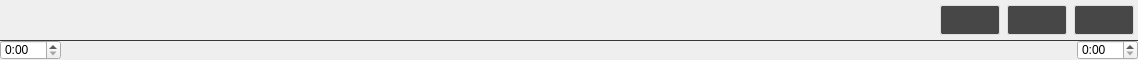
<?xml version="1.0" encoding="UTF-8"?>
<ui version="4.0">
 <class>MainTimelineWidget</class>
 <widget class="QWidget" name="MainTimelineWidget">
  <property name="geometry">
   <rect>
    <x>0</x>
    <y>0</y>
    <width>1138</width>
    <height>60</height>
   </rect>
  </property>
  <property name="sizePolicy">
   <sizepolicy hsizetype="Expanding" vsizetype="Fixed">
    <horstretch>0</horstretch>
    <verstretch>0</verstretch>
   </sizepolicy>
  </property>
  <property name="minimumSize">
   <size>
    <width>0</width>
    <height>60</height>
   </size>
  </property>
  <property name="maximumSize">
   <size>
    <width>16777215</width>
    <height>60</height>
   </size>
  </property>
  <property name="windowTitle">
   <string>Form</string>
  </property>
  <property name="autoFillBackground">
   <bool>false</bool>
  </property>
  <layout class="QVBoxLayout" name="verticalLayout">
   <property name="spacing">
    <number>0</number>
   </property>
   <property name="leftMargin">
    <number>0</number>
   </property>
   <property name="topMargin">
    <number>0</number>
   </property>
   <property name="rightMargin">
    <number>0</number>
   </property>
   <property name="bottomMargin">
    <number>0</number>
   </property>
   <item>
    <widget class="QWidget" name="widget" native="true">
     <property name="sizePolicy">
      <sizepolicy hsizetype="Preferred" vsizetype="Preferred">
       <horstretch>0</horstretch>
       <verstretch>0</verstretch>
      </sizepolicy>
     </property>
     <property name="minimumSize">
      <size>
       <width>0</width>
       <height>41</height>
      </size>
     </property>
     <property name="maximumSize">
      <size>
       <width>16777215</width>
       <height>41</height>
      </size>
     </property>
     <property name="styleSheet">
      <string notr="true">QWidget #widget {
border-bottom: 1px solid #383838;
}</string>
     </property>
     <layout class="QHBoxLayout" name="horizontalLayout_2">
      <property name="spacing">
       <number>0</number>
      </property>
      <property name="leftMargin">
       <number>0</number>
      </property>
      <property name="topMargin">
       <number>0</number>
      </property>
      <property name="rightMargin">
       <number>0</number>
      </property>
      <property name="bottomMargin">
       <number>0</number>
      </property>
      <item>
       <widget class="QWidget" name="widget_4" native="true">
        <property name="sizePolicy">
         <sizepolicy hsizetype="Fixed" vsizetype="Preferred">
          <horstretch>0</horstretch>
          <verstretch>0</verstretch>
         </sizepolicy>
        </property>
        <property name="minimumSize">
         <size>
          <width>200</width>
          <height>0</height>
         </size>
        </property>
        <property name="maximumSize">
         <size>
          <width>200</width>
          <height>16777215</height>
         </size>
        </property>
       </widget>
      </item>
      <item alignment="Qt::AlignHCenter">
       <widget class="QWidget" name="controlsWidget" native="true">
        <property name="sizePolicy">
         <sizepolicy hsizetype="Expanding" vsizetype="Fixed">
          <horstretch>0</horstretch>
          <verstretch>0</verstretch>
         </sizepolicy>
        </property>
        <property name="minimumSize">
         <size>
          <width>0</width>
          <height>40</height>
         </size>
        </property>
        <property name="maximumSize">
         <size>
          <width>400</width>
          <height>40</height>
         </size>
        </property>
        <layout class="QHBoxLayout" name="horizontalLayout_3">
         <property name="spacing">
          <number>0</number>
         </property>
         <property name="leftMargin">
          <number>0</number>
         </property>
         <property name="topMargin">
          <number>0</number>
         </property>
         <property name="rightMargin">
          <number>0</number>
         </property>
         <property name="bottomMargin">
          <number>0</number>
         </property>
         <item>
          <widget class="QPushButton" name="start">
           <property name="minimumSize">
            <size>
             <width>54</width>
             <height>40</height>
            </size>
           </property>
           <property name="maximumSize">
            <size>
             <width>54</width>
             <height>40</height>
            </size>
           </property>
           <property name="styleSheet">
            <string notr="true">QPushButton#start {
background-color: rgba(120, 120, 120,0);
border-style: solid;
border-color: rgb(138, 138, 138);
max-width:50px;
min-width:50px;
padding: 2px 2px 2px 2px;
}
QPushButton#start:hover {
background-color: rgb(30, 144, 255);
border-style: solid;
border-color: rgb(138, 138, 138);
max-width:50px;
min-width:50px;
padding: 2px 2px 2px 2px;
}</string>
           </property>
           <property name="text">
            <string/>
           </property>
           <property name="icon">
            <iconset resource="../icons.qrc">
             <normaloff>:/icons/start.svg</normaloff>:/icons/start.svg</iconset>
           </property>
           <property name="iconSize">
            <size>
             <width>12</width>
             <height>12</height>
            </size>
           </property>
          </widget>
         </item>
         <item>
          <widget class="QPushButton" name="fastRewind">
           <property name="minimumSize">
            <size>
             <width>54</width>
             <height>40</height>
            </size>
           </property>
           <property name="maximumSize">
            <size>
             <width>54</width>
             <height>40</height>
            </size>
           </property>
           <property name="styleSheet">
            <string notr="true">QPushButton#fastRewind {
background-color: rgba(120, 120, 120,0);
border-style: solid;
border-color: rgb(138, 138, 138);
max-width:50px;
min-width:50px;
padding: 2px 2px 2px 2px;
}
QPushButton#fastRewind:hover {
background-color: rgb(30, 144, 255);
border-style: solid;
border-color: rgb(138, 138, 138);
max-width:50px;
min-width:50px;
padding: 2px 2px 2px 2px;
}</string>
           </property>
           <property name="text">
            <string/>
           </property>
           <property name="icon">
            <iconset resource="../icons.qrc">
             <normaloff>:/icons/fastreverse.svg</normaloff>:/icons/fastreverse.svg</iconset>
           </property>
           <property name="iconSize">
            <size>
             <width>12</width>
             <height>12</height>
            </size>
           </property>
          </widget>
         </item>
         <item>
          <widget class="QPushButton" name="rewind">
           <property name="minimumSize">
            <size>
             <width>54</width>
             <height>40</height>
            </size>
           </property>
           <property name="maximumSize">
            <size>
             <width>54</width>
             <height>40</height>
            </size>
           </property>
           <property name="styleSheet">
            <string notr="true">QPushButton#rewind {
background-color: rgba(120, 120, 120,0);
border-style: solid;
border-color: rgb(138, 138, 138);
max-width:50px;
min-width:50px;
padding: 2px 2px 2px 2px;
}
QPushButton#rewind:hover {
background-color: rgb(30, 144, 255);
border-style: solid;
border-color: rgb(138, 138, 138);
max-width:50px;
min-width:50px;
padding: 2px 2px 2px 2px;
}</string>
           </property>
           <property name="text">
            <string/>
           </property>
           <property name="icon">
            <iconset resource="../icons.qrc">
             <normaloff>:/icons/reverse.svg</normaloff>:/icons/reverse.svg</iconset>
           </property>
           <property name="iconSize">
            <size>
             <width>12</width>
             <height>12</height>
            </size>
           </property>
          </widget>
         </item>
         <item>
          <widget class="QPushButton" name="stop">
           <property name="minimumSize">
            <size>
             <width>54</width>
             <height>40</height>
            </size>
           </property>
           <property name="maximumSize">
            <size>
             <width>54</width>
             <height>40</height>
            </size>
           </property>
           <property name="styleSheet">
            <string notr="true">QPushButton#stop {
background-color: rgba(120, 120, 120,0);
border-style: solid;
border-color: rgb(138, 138, 138);
max-width:50px;
min-width:50px;
padding: 2px 2px 2px 2px;
}
QPushButton#stop:hover {
background-color: rgb(30, 144, 255);
border-style: solid;
border-color: rgb(138, 138, 138);
max-width:50px;
min-width:50px;
padding: 2px 2px 2px 2px;
}</string>
           </property>
           <property name="text">
            <string/>
           </property>
           <property name="icon">
            <iconset resource="../icons.qrc">
             <normaloff>:/icons/stop.svg</normaloff>:/icons/stop.svg</iconset>
           </property>
           <property name="iconSize">
            <size>
             <width>12</width>
             <height>12</height>
            </size>
           </property>
          </widget>
         </item>
         <item>
          <widget class="QPushButton" name="play">
           <property name="minimumSize">
            <size>
             <width>54</width>
             <height>40</height>
            </size>
           </property>
           <property name="maximumSize">
            <size>
             <width>54</width>
             <height>40</height>
            </size>
           </property>
           <property name="styleSheet">
            <string notr="true">QPushButton#play {
background-color: rgba(120, 120, 120,0);
border-style: solid;
border-color: rgb(138, 138, 138);
max-width:50px;
min-width:50px;
padding: 2px 2px 2px 2px;
}
QPushButton#play:hover {
background-color: rgb(30, 144, 255);
border-style: solid;
border-color: rgb(138, 138, 138);
max-width:50px;
min-width:50px;
padding: 2px 2px 2px 2px;
}</string>
           </property>
           <property name="text">
            <string/>
           </property>
           <property name="icon">
            <iconset resource="../icons.qrc">
             <normaloff>:/icons/play.svg</normaloff>:/icons/play.svg</iconset>
           </property>
           <property name="iconSize">
            <size>
             <width>12</width>
             <height>12</height>
            </size>
           </property>
          </widget>
         </item>
         <item>
          <widget class="QPushButton" name="fastForward">
           <property name="minimumSize">
            <size>
             <width>54</width>
             <height>40</height>
            </size>
           </property>
           <property name="maximumSize">
            <size>
             <width>54</width>
             <height>40</height>
            </size>
           </property>
           <property name="styleSheet">
            <string notr="true">QPushButton#fastForward {
background-color: rgba(120, 120, 120,0);
border-style: solid;
border-color: rgb(138, 138, 138);
max-width:50px;
min-width:50px;
padding: 2px 2px 2px 2px;
}
QPushButton#fastForward:hover {
background-color: rgb(30, 144, 255);
border-style: solid;
border-color: rgb(138, 138, 138);
max-width:50px;
min-width:50px;
padding: 2px 2px 2px 2px;
}</string>
           </property>
           <property name="text">
            <string/>
           </property>
           <property name="icon">
            <iconset resource="../icons.qrc">
             <normaloff>:/icons/fastforward.svg</normaloff>:/icons/fastforward.svg</iconset>
           </property>
           <property name="iconSize">
            <size>
             <width>12</width>
             <height>12</height>
            </size>
           </property>
          </widget>
         </item>
         <item>
          <widget class="QPushButton" name="end">
           <property name="minimumSize">
            <size>
             <width>54</width>
             <height>40</height>
            </size>
           </property>
           <property name="styleSheet">
            <string notr="true">QPushButton#end {
background-color: rgba(120, 120, 120,0);
border-style: solid;
border-color: rgb(138, 138, 138);
max-width:50px;
min-width:50px;
padding: 2px 2px 2px 2px;
}
QPushButton#end:hover {
background-color: rgb(30, 144, 255);
border-style: solid;
border-color: rgb(138, 138, 138);
max-width:50px;
min-width:50px;
padding: 2px 2px 2px 2px;
}</string>
           </property>
           <property name="text">
            <string/>
           </property>
           <property name="icon">
            <iconset resource="../icons.qrc">
             <normaloff>:/icons/end.svg</normaloff>:/icons/end.svg</iconset>
           </property>
           <property name="iconSize">
            <size>
             <width>12</width>
             <height>16</height>
            </size>
           </property>
          </widget>
         </item>
        </layout>
       </widget>
      </item>
      <item>
       <widget class="QWidget" name="widget_3" native="true">
        <property name="sizePolicy">
         <sizepolicy hsizetype="Fixed" vsizetype="Preferred">
          <horstretch>0</horstretch>
          <verstretch>0</verstretch>
         </sizepolicy>
        </property>
        <property name="minimumSize">
         <size>
          <width>200</width>
          <height>40</height>
         </size>
        </property>
        <property name="maximumSize">
         <size>
          <width>200</width>
          <height>40</height>
         </size>
        </property>
        <property name="styleSheet">
         <string notr="true"/>
        </property>
        <layout class="QHBoxLayout" name="horizontalLayout_4">
         <property name="leftMargin">
          <number>1</number>
         </property>
         <property name="topMargin">
          <number>0</number>
         </property>
         <property name="rightMargin">
          <number>0</number>
         </property>
         <property name="bottomMargin">
          <number>0</number>
         </property>
         <item>
          <widget class="QPushButton" name="translation">
           <property name="minimumSize">
            <size>
             <width>60</width>
             <height>30</height>
            </size>
           </property>
           <property name="maximumSize">
            <size>
             <width>60</width>
             <height>30</height>
            </size>
           </property>
           <property name="styleSheet">
            <string notr="true">QPushButton
{
background-color: rgb(71, 71, 71);
border-radius:2px;
border: 1px solid  rgb(223, 223, 223);
color: rgb(255, 255, 255);
}
QPushButton:hover
{
background-color: rgb(223, 223, 223);
}

QToolTip { color: #ffffff; background-color: #2a82da; border: 1px solid white; }</string>
           </property>
           <property name="text">
            <string/>
           </property>
           <property name="icon">
            <iconset resource="../icons.qrc">
             <normaloff>:/icons/tranlate arrow.svg</normaloff>:/icons/tranlate arrow.svg</iconset>
           </property>
          </widget>
         </item>
         <item>
          <widget class="QPushButton" name="rotation">
           <property name="minimumSize">
            <size>
             <width>60</width>
             <height>30</height>
            </size>
           </property>
           <property name="maximumSize">
            <size>
             <width>60</width>
             <height>30</height>
            </size>
           </property>
           <property name="styleSheet">
            <string notr="true">QPushButton
{
background-color: rgb(71, 71, 71);
border-radius:2px;
border: 1px solid  rgb(223, 223, 223);
color: rgb(255, 255, 255);
}
QPushButton:hover
{
background-color: rgb(223, 223, 223);
border: 2px solid  rgb(223, 223, 223);
color: rgb(115, 115, 115);
}
QToolTip { color: #ffffff; background-color: #2a82da; border: 1px solid white; }</string>
           </property>
           <property name="text">
            <string/>
           </property>
           <property name="icon">
            <iconset resource="../icons.qrc">
             <normaloff>:/icons/rotate-to-right.svg</normaloff>:/icons/rotate-to-right.svg</iconset>
           </property>
          </widget>
         </item>
         <item>
          <widget class="QPushButton" name="scale">
           <property name="minimumSize">
            <size>
             <width>60</width>
             <height>30</height>
            </size>
           </property>
           <property name="maximumSize">
            <size>
             <width>60</width>
             <height>30</height>
            </size>
           </property>
           <property name="styleSheet">
            <string notr="true">QPushButton
{
background-color: rgb(71, 71, 71);
border-radius:2px;
border: 1px solid  rgb(223, 223, 223);
color: rgb(255, 255, 255);
}
QPushButton:hover
{
background-color: rgb(223, 223, 223);
border: 2px solid  rgb(223, 223, 223);
color: rgb(115, 115, 115);
}
QToolTip { color: #ffffff; background-color: #2a82da; border: 1px solid white; }</string>
           </property>
           <property name="text">
            <string/>
           </property>
           <property name="icon">
            <iconset resource="../icons.qrc">
             <normaloff>:/icons/expand-arrows.svg</normaloff>:/icons/expand-arrows.svg</iconset>
           </property>
          </widget>
         </item>
        </layout>
       </widget>
      </item>
     </layout>
    </widget>
   </item>
   <item>
    <widget class="QWidget" name="widget_2" native="true">
     <property name="maximumSize">
      <size>
       <width>16777215</width>
       <height>20</height>
      </size>
     </property>
     <property name="styleSheet">
      <string notr="true">QWidget #widget {
border-bottom: 1px solid #383838;
}</string>
     </property>
     <layout class="QHBoxLayout" name="horizontalLayout">
      <property name="leftMargin">
       <number>0</number>
      </property>
      <property name="topMargin">
       <number>0</number>
      </property>
      <property name="rightMargin">
       <number>0</number>
      </property>
      <property name="bottomMargin">
       <number>0</number>
      </property>
      <item>
       <widget class="QTimeEdit" name="timeStart">
        <property name="displayFormat">
         <string>h:mm </string>
        </property>
       </widget>
      </item>
      <item>
       <widget class="TimelineWidget" name="timeline" native="true">
        <property name="sizePolicy">
         <sizepolicy hsizetype="Expanding" vsizetype="Preferred">
          <horstretch>0</horstretch>
          <verstretch>0</verstretch>
         </sizepolicy>
        </property>
        <property name="minimumSize">
         <size>
          <width>500</width>
          <height>0</height>
         </size>
        </property>
        <property name="maximumSize">
         <size>
          <width>16777215</width>
          <height>20</height>
         </size>
        </property>
       </widget>
      </item>
      <item>
       <widget class="QTimeEdit" name="timeEnd">
        <property name="displayFormat">
         <string>h:mm </string>
        </property>
       </widget>
      </item>
     </layout>
    </widget>
   </item>
  </layout>
 </widget>
 <customwidgets>
  <customwidget>
   <class>TimelineWidget</class>
   <extends>QWidget</extends>
   <header>src/timelinewidget.h</header>
   <container>1</container>
  </customwidget>
 </customwidgets>
 <resources>
  <include location="../icons.qrc"/>
 </resources>
 <connections/>
</ui>
